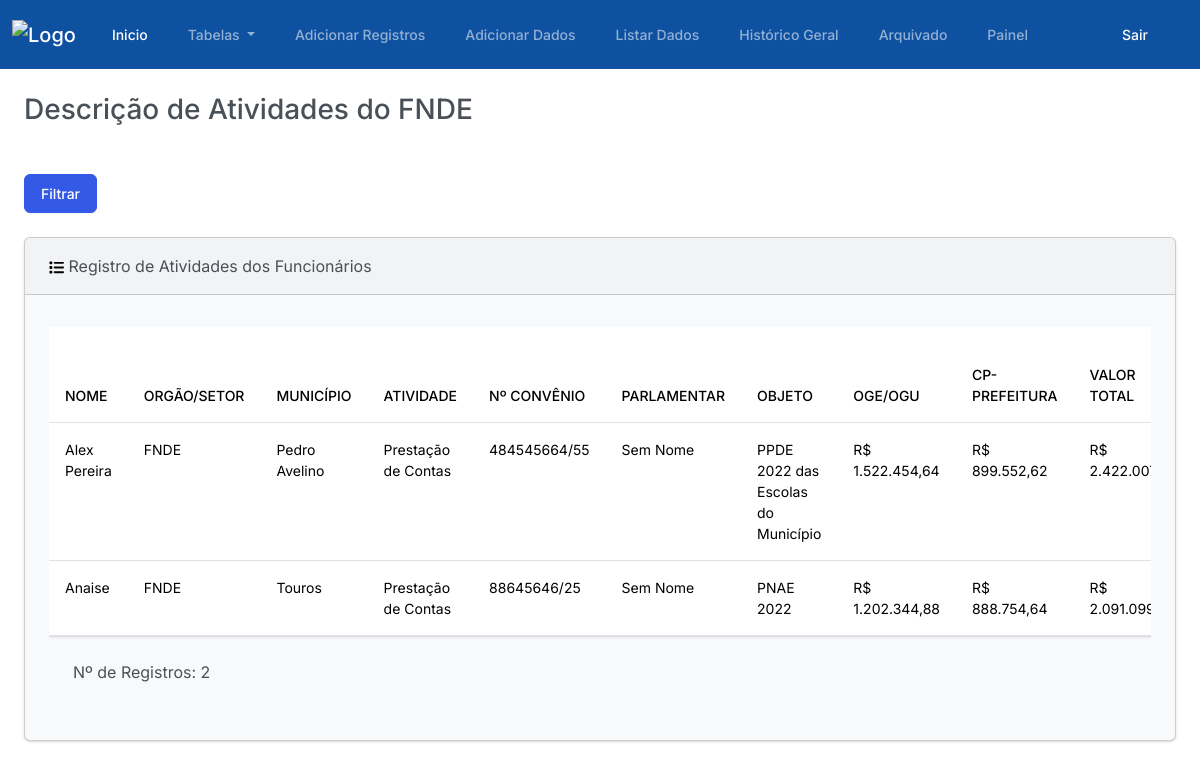
The app's page /tabela_fnde/ (signed in) with its own data.
### plataforma/models.py (models this page shows, shortened)
class RegistroFuncionarios(models.Model):
    class Meta:
        verbose_name_plural = "Registros da Tabela Geral"
    nome = models.ForeignKey(Nome, on_delete=models.CASCADE)
    orgao_setor = models.ForeignKey(Setor, on_delete=models.CASCADE)
    municipio = models.ForeignKey(Municipio, on_delete=models.CASCADE)
    atividade = models.ForeignKey(Atividade, on_delete=models.CASCADE)
    num_convenio = models.CharField(max_length=255)
    parlamentar = models.CharField(max_length=255)
    objeto = models.CharField(max_length=255)
    oge_ogu = models.DecimalField(max_digits=10, decimal_places=2)
    cp_prefeitura = models.DecimalField(max_digits=10, decimal_places=2)
    valor_liberado = models.DecimalField(max_digits=10, decimal_places=2, default=0)
    prazo_vigencia = models.DateField()
    situacao = models.CharField(max_length=255)
    providencia = models.CharField(max_length=255)
    status = models.CharField(max_length=20, choices=Status.choices, default=Status.NAO_INICIADO)
    data_recepcao = models.DateField()
    data_inicio = models.DateField(null=True, blank=True)
    documento_pendente = models.BooleanField(default=False)
    documento_cancelado = models.BooleanField(default=False)
    data_fim = models.DateField(null=True, blank=True)
    duracao_dias_uteis = models.IntegerField(default=0)
    def calcular_valores(self):
        valor_total = Decimal(str(self.oge_ogu)) + Decimal(str(self.cp_prefeitura))
        falta_liberar = Decimal(str(self.oge_ogu)) - Decimal(str(self.valor_liberado))
        return valor_total, falta_liberar
    def exibir_modal_prazo_vigencia(self):
        hoje = timezone.now().date()
        prazo_vigencia = self.prazo_vigencia
        dias_restantes = (prazo_vigencia - hoje).days
        return dias_restantes <= 30, dias_restantes
    def dia_trabalho_total(self):
        if not self.data_inicio or not self.data_fim:
            return 0
        if isinstance(self.data_inicio, str):
            self.data_inicio = datetime.strptime(self.data_inicio, "%Y-%m-%d").date()
        if isinstance(self.data_fim, str):
            self.data_fim = datetime.strptime(self.data_fim, "%Y-%m-%d").date()
        delta = self.data_fim - self.data_inicio
        dias_uteis = sum(1 for i in range(delta.days + 1) if (self.data_inicio + timedelta(days=i)).weekday() < 5)
        return dias_uteis

class Nome(models.Model):
    nome = models.CharField(max_length=255)

class Setor(models.Model):
    orgao_setor = models.CharField(max_length=255)

class Municipio(models.Model):
    municipio = models.CharField(max_length=255)

class Atividade(models.Model):
    atividade = models.CharField(max_length=255)

### plataforma/views.py (the view)
# urls.py: path('tabela_fnde/', views.tabela_fnde, name='tabela_fnde'),
def tabela_fnde(request):
    registros = RegistroFuncionarios.objects.filter(orgao_setor__orgao_setor='FNDE')
    nomes = Nome.objects.all()
    municipios = Municipio.objects.all()
    context = {
        'nomes': nomes,
        'municipios': municipios,
        'registros': registros,
    }
    return render(request, 'tabela_fnde.html', context)

### plataforma/templatetags/custom_filters.py (called while the page is built)
@register.filter(name='format_currency')
def format_currency(value):
    try:
        numeric_value = float(value)
        formatted_value = '{:,.2f}'.format(numeric_value)
        formatted_value = 'R$ ' + formatted_value.replace(',', 'v').replace('.', ',').replace('v', '.')
        return formatted_value
    except ValueError:
        return value

@register.filter(name='formatar_data')
def formatar_data(value):
    if isinstance(value, date):
        return value.strftime('%d/%m/%Y')
    else:
        data_obj = datetime.strptime(value, '%d de %B de %Y')
        return data_obj.strftime('%d/%m/%Y')

### plataforma/templates/tabela_fnde.html (shortened to what this page needs)
{% extends "base.html" %}
{% load static %}
{% load humanize %}
{% load custom_filters %}
{% block container %}
  <h3 class="m-4">Descrição de Atividades do FNDE</h3>
  <button type="button" class="btn btn-primary m-4" data-bs-toggle="modal" data-bs-target="#filtroModal">
    Filtrar
  </button>
  <div class="row">
    <div class="col-12">
      <div class="card bg-light ms-4 me-4 mb-4">
        <div class="card-header">
          Registro de Atividades dos Funcionários
        </div>
        <div class="card-body">
          <p class="card-text">
            <div class="table-container table-responsive">
              <table class='table table-hover'>
                <thead class="thead-fixed sticky-top">
                  <tr>
                    <th scope="col-fixed">NOME</th>
                    <th scope="col-fixed">ORGÃO/SETOR</th>
                    <th scope="col-fixed">MUNICÍPIO</th>
                    <th scope="col-fixed">ATIVIDADE</th>
                    <th scope="col-fixed">Nº CONVÊNIO</th>
                    <th scope="col-fixed">PARLAMENTAR</th>
                    <th scope="col-fixed">OBJETO</th>
                    <th scope="col-fixed">OGE/OGU</th>
                    <th scope="col-fixed">CP-PREFEITURA</th>
                    <th scope="col-fixed">VALOR TOTAL</th>
                  </tr>
                </thead>
                <tbody>
                  {% for registro in registros %}
                    <tr>
                      <td>{{ registro.nome.nome }}</td>
                      <td>{{ registro.orgao_setor.orgao_setor }}</td>
                      <td>{{ registro.municipio.municipio }}</td>
                      <td>{{ registro.atividade.atividade }}</td>
                      <td>{{ registro.num_convenio }}</td>
                      <td>{{ registro.parlamentar }}</td>
                      <td>{{ registro.objeto }}</td>
                      <td>{{ registro.oge_ogu|format_currency }}</td>
                      <td>{{ registro.cp_prefeitura|format_currency }}</td>
                      <td>{{ registro.calcular_valores.0|format_currency }}</td>
                    </tr>
                  {% endfor %}
                </tbody>
              </table>
              {% if registros %}
                <p class="m-4">Nº de Registros: {{ registros.count }}</p>
              {% else %}
                <p>registros está vazio ou não está sendo passado corretamente.</p>
              {% endif %}
            </div>
          </p>
        </div>
      </div>
    </div>
  </div>
{% endblock container %}

### plataforma/templates/tabela_fnde.html (style rules this page uses)
.table-container { overflow: auto; max-height: 650px; }
.thead-fixed th { position: sticky; top: 0; background-color: #fff; z-index: 1; }

### records on screen
RegistroFuncionarios: nome.nome "Alex Pereira", orgao_setor.orgao_setor "FNDE", municipio.municipio "Pedro Avelino", atividade.atividade "Prestação de Contas", num_convenio "484545664/55", parlamentar "Sem Nome", objeto "PPDE 2022 das Escolas do Município", oge_ogu "R$ 1.522.454,64", cp_prefeitura "R$ 899.552,62", calcular_valores.0 "R$…"
RegistroFuncionarios: nome.nome "Anaise", orgao_setor.orgao_setor "FNDE", municipio.municipio "Touros", atividade.atividade "Prestação de Contas", num_convenio "88645646/25", parlamentar "Sem Nome", objeto "PNAE 2022", oge_ogu "R$ 1.202.344,88", cp_prefeitura "R$ 888.754,64", calcular_valores.0 "R$…"

### other values on screen
{{ registros.count }} "2"
